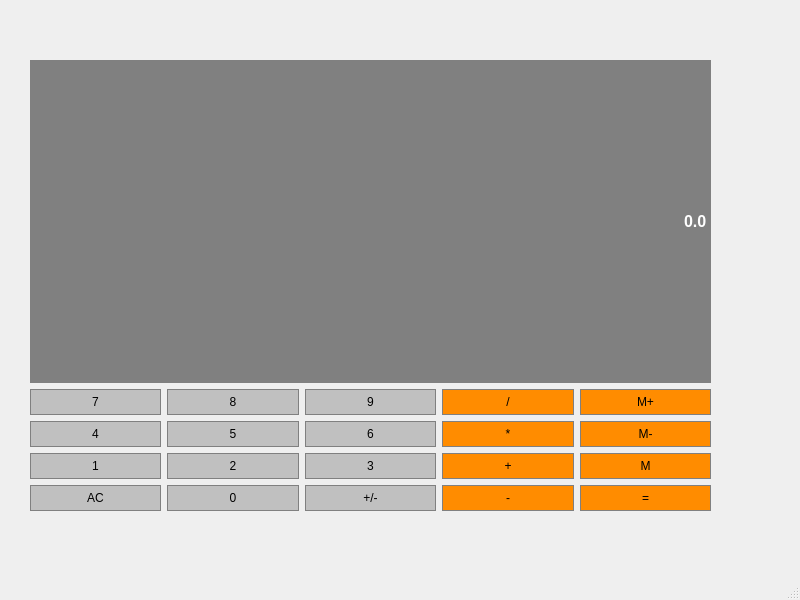
<?xml version="1.0" encoding="UTF-8"?>
<ui version="4.0">
 <class>Calculer</class>
 <widget class="QMainWindow" name="Calculer">
  <property name="geometry">
   <rect>
    <x>0</x>
    <y>0</y>
    <width>800</width>
    <height>600</height>
   </rect>
  </property>
  <property name="windowTitle">
   <string>MainWindow</string>
  </property>
  <widget class="QWidget" name="centralwidget">
   <widget class="QWidget" name="gridLayoutWidget">
    <property name="geometry">
     <rect>
      <x>30</x>
      <y>60</y>
      <width>681</width>
      <height>451</height>
     </rect>
    </property>
    <layout class="QGridLayout" name="gridLayout">
     <item row="1" column="0">
      <layout class="QGridLayout" name="gridLayout_5">
       <item row="0" column="0">
        <widget class="QPushButton" name="Button7">
         <property name="sizePolicy">
          <sizepolicy hsizetype="Preferred" vsizetype="Preferred">
           <horstretch>0</horstretch>
           <verstretch>0</verstretch>
          </sizepolicy>
         </property>
         <property name="styleSheet">
          <string notr="true">QPushButton {
     background-color: #C0C0C0; border: 1px solid gray;
	border-radius: 0px;
	padding: 5px;
}
QPushButton:pressed {
    background-color: #A9A9A9; border: 1px solid gray;
	border-radius: 0px;
	padding: 5px;
}</string>
         </property>
         <property name="text">
          <string>7</string>
         </property>
        </widget>
       </item>
       <item row="0" column="1">
        <widget class="QPushButton" name="Button8">
         <property name="sizePolicy">
          <sizepolicy hsizetype="Preferred" vsizetype="Preferred">
           <horstretch>0</horstretch>
           <verstretch>0</verstretch>
          </sizepolicy>
         </property>
         <property name="styleSheet">
          <string notr="true">QPushButton {
     background-color: #C0C0C0; border: 1px solid gray;
	border-radius: 0px;
	padding: 5px;
}
QPushButton:pressed {
    background-color: #A9A9A9; border: 1px solid gray;
	border-radius: 0px;
	padding: 5px;
}</string>
         </property>
         <property name="text">
          <string>8</string>
         </property>
        </widget>
       </item>
       <item row="0" column="2">
        <widget class="QPushButton" name="Button9">
         <property name="sizePolicy">
          <sizepolicy hsizetype="Preferred" vsizetype="Preferred">
           <horstretch>0</horstretch>
           <verstretch>0</verstretch>
          </sizepolicy>
         </property>
         <property name="styleSheet">
          <string notr="true">QPushButton {
     background-color: #C0C0C0; border: 1px solid gray;
	border-radius: 0px;
	padding: 5px;
}
QPushButton:pressed {
    background-color: #A9A9A9; border: 1px solid gray;
	border-radius: 0px;
	padding: 5px;
}</string>
         </property>
         <property name="text">
          <string>9</string>
         </property>
        </widget>
       </item>
       <item row="0" column="3">
        <widget class="QPushButton" name="Divide">
         <property name="sizePolicy">
          <sizepolicy hsizetype="Preferred" vsizetype="Preferred">
           <horstretch>0</horstretch>
           <verstretch>0</verstretch>
          </sizepolicy>
         </property>
         <property name="styleSheet">
          <string notr="true">QPushButton {
     background-color: #FF8C00; border: 1px solid gray;
	border-radius: 0px;
	padding: 5px;
}
QPushButton:pressed {
    background-color: #A9A9A9; border: 1px solid gray;
	border-radius: 0px;
	padding: 5px;
}</string>
         </property>
         <property name="text">
          <string>/</string>
         </property>
        </widget>
       </item>
       <item row="0" column="4">
        <widget class="QPushButton" name="MemAdd">
         <property name="sizePolicy">
          <sizepolicy hsizetype="Preferred" vsizetype="Preferred">
           <horstretch>0</horstretch>
           <verstretch>0</verstretch>
          </sizepolicy>
         </property>
         <property name="styleSheet">
          <string notr="true">QPushButton {
     background-color: #FF8C00; border: 1px solid gray;
	border-radius: 0px;
	padding: 5px;
}
QPushButton:pressed {
    background-color: #A9A9A9; border: 1px solid gray;
	border-radius: 0px;
	padding: 5px;
}</string>
         </property>
         <property name="text">
          <string>M+</string>
         </property>
        </widget>
       </item>
       <item row="1" column="0">
        <widget class="QPushButton" name="Button4">
         <property name="sizePolicy">
          <sizepolicy hsizetype="Preferred" vsizetype="Preferred">
           <horstretch>0</horstretch>
           <verstretch>0</verstretch>
          </sizepolicy>
         </property>
         <property name="styleSheet">
          <string notr="true">QPushButton {
     background-color: #C0C0C0; border: 1px solid gray;
	border-radius: 0px;
	padding: 5px;
}
QPushButton:pressed {
    background-color: #A9A9A9; border: 1px solid gray;
	border-radius: 0px;
	padding: 5px;
}</string>
         </property>
         <property name="text">
          <string>4</string>
         </property>
        </widget>
       </item>
       <item row="1" column="1">
        <widget class="QPushButton" name="Button5">
         <property name="sizePolicy">
          <sizepolicy hsizetype="Preferred" vsizetype="Preferred">
           <horstretch>0</horstretch>
           <verstretch>0</verstretch>
          </sizepolicy>
         </property>
         <property name="styleSheet">
          <string notr="true">QPushButton {
     background-color: #C0C0C0; border: 1px solid gray;
	border-radius: 0px;
	padding: 5px;
}
QPushButton:pressed {
    background-color: #A9A9A9; border: 1px solid gray;
	border-radius: 0px;
	padding: 5px;
}</string>
         </property>
         <property name="text">
          <string>5</string>
         </property>
        </widget>
       </item>
       <item row="1" column="2">
        <widget class="QPushButton" name="Button6">
         <property name="sizePolicy">
          <sizepolicy hsizetype="Preferred" vsizetype="Preferred">
           <horstretch>0</horstretch>
           <verstretch>0</verstretch>
          </sizepolicy>
         </property>
         <property name="styleSheet">
          <string notr="true">QPushButton {
     background-color: #C0C0C0; border: 1px solid gray;
	border-radius: 0px;
	padding: 5px;
}
QPushButton:pressed {
    background-color: #A9A9A9; border: 1px solid gray;
	border-radius: 0px;
	padding: 5px;
}</string>
         </property>
         <property name="text">
          <string>6</string>
         </property>
        </widget>
       </item>
       <item row="1" column="3">
        <widget class="QPushButton" name="Multiply">
         <property name="sizePolicy">
          <sizepolicy hsizetype="Preferred" vsizetype="Preferred">
           <horstretch>0</horstretch>
           <verstretch>0</verstretch>
          </sizepolicy>
         </property>
         <property name="styleSheet">
          <string notr="true">QPushButton {
     background-color: #FF8C00; border: 1px solid gray;
	border-radius: 0px;
	padding: 5px;
}
QPushButton:pressed {
    background-color: #A9A9A9; border: 1px solid gray;
	border-radius: 0px;
	padding: 5px;
}</string>
         </property>
         <property name="text">
          <string>*</string>
         </property>
        </widget>
       </item>
       <item row="1" column="4">
        <widget class="QPushButton" name="MemClear">
         <property name="sizePolicy">
          <sizepolicy hsizetype="Preferred" vsizetype="Preferred">
           <horstretch>0</horstretch>
           <verstretch>0</verstretch>
          </sizepolicy>
         </property>
         <property name="styleSheet">
          <string notr="true">QPushButton {
     background-color: #FF8C00; border: 1px solid gray;
	border-radius: 0px;
	padding: 5px;
}
QPushButton:pressed {
    background-color: #A9A9A9; border: 1px solid gray;
	border-radius: 0px;
	padding: 5px;
}</string>
         </property>
         <property name="text">
          <string>M-</string>
         </property>
        </widget>
       </item>
       <item row="2" column="0">
        <widget class="QPushButton" name="Button1">
         <property name="sizePolicy">
          <sizepolicy hsizetype="Preferred" vsizetype="Preferred">
           <horstretch>0</horstretch>
           <verstretch>0</verstretch>
          </sizepolicy>
         </property>
         <property name="styleSheet">
          <string notr="true">QPushButton {
     background-color: #C0C0C0; border: 1px solid gray;
	border-radius: 0px;
	padding: 5px;
}
QPushButton:pressed {
    background-color: #A9A9A9; border: 1px solid gray;
	border-radius: 0px;
	padding: 5px;
}</string>
         </property>
         <property name="text">
          <string>1</string>
         </property>
        </widget>
       </item>
       <item row="2" column="1">
        <widget class="QPushButton" name="Button2">
         <property name="sizePolicy">
          <sizepolicy hsizetype="Preferred" vsizetype="Preferred">
           <horstretch>0</horstretch>
           <verstretch>0</verstretch>
          </sizepolicy>
         </property>
         <property name="styleSheet">
          <string notr="true">QPushButton {
     background-color: #C0C0C0; border: 1px solid gray;
	border-radius: 0px;
	padding: 5px;
}
QPushButton:pressed {
    background-color: #A9A9A9; border: 1px solid gray;
	border-radius: 0px;
	padding: 5px;
}</string>
         </property>
         <property name="text">
          <string>2</string>
         </property>
        </widget>
       </item>
       <item row="2" column="2">
        <widget class="QPushButton" name="Button3">
         <property name="sizePolicy">
          <sizepolicy hsizetype="Preferred" vsizetype="Preferred">
           <horstretch>0</horstretch>
           <verstretch>0</verstretch>
          </sizepolicy>
         </property>
         <property name="styleSheet">
          <string notr="true">QPushButton {
     background-color: #C0C0C0; border: 1px solid gray;
	border-radius: 0px;
	padding: 5px;
}
QPushButton:pressed {
    background-color: #A9A9A9; border: 1px solid gray;
	border-radius: 0px;
	padding: 5px;
}</string>
         </property>
         <property name="text">
          <string>3</string>
         </property>
        </widget>
       </item>
       <item row="2" column="3">
        <widget class="QPushButton" name="Add">
         <property name="sizePolicy">
          <sizepolicy hsizetype="Preferred" vsizetype="Preferred">
           <horstretch>0</horstretch>
           <verstretch>0</verstretch>
          </sizepolicy>
         </property>
         <property name="styleSheet">
          <string notr="true">QPushButton {
     background-color: #FF8C00; border: 1px solid gray;
	border-radius: 0px;
	padding: 5px;
}
QPushButton:pressed {
    background-color: #A9A9A9; border: 1px solid gray;
	border-radius: 0px;
	padding: 5px;
}</string>
         </property>
         <property name="text">
          <string>+</string>
         </property>
        </widget>
       </item>
       <item row="2" column="4">
        <widget class="QPushButton" name="MemGet">
         <property name="sizePolicy">
          <sizepolicy hsizetype="Preferred" vsizetype="Preferred">
           <horstretch>0</horstretch>
           <verstretch>0</verstretch>
          </sizepolicy>
         </property>
         <property name="styleSheet">
          <string notr="true">QPushButton {
     background-color: #FF8C00; border: 1px solid gray;
	border-radius: 0px;
	padding: 5px;
}
QPushButton:pressed {
    background-color: #A9A9A9; border: 1px solid gray;
	border-radius: 0px;
	padding: 5px;
}</string>
         </property>
         <property name="text">
          <string>M</string>
         </property>
        </widget>
       </item>
       <item row="3" column="0">
        <widget class="QPushButton" name="Clear">
         <property name="sizePolicy">
          <sizepolicy hsizetype="Preferred" vsizetype="Preferred">
           <horstretch>0</horstretch>
           <verstretch>0</verstretch>
          </sizepolicy>
         </property>
         <property name="styleSheet">
          <string notr="true">QPushButton {
     background-color: #C0C0C0; border: 1px solid gray;
	border-radius: 0px;
	padding: 5px;
}
QPushButton:pressed {
    background-color: #A9A9A9; border: 1px solid gray;
	border-radius: 0px;
	padding: 5px;
}</string>
         </property>
         <property name="text">
          <string>AC</string>
         </property>
        </widget>
       </item>
       <item row="3" column="1">
        <widget class="QPushButton" name="Button0">
         <property name="sizePolicy">
          <sizepolicy hsizetype="Preferred" vsizetype="Preferred">
           <horstretch>0</horstretch>
           <verstretch>0</verstretch>
          </sizepolicy>
         </property>
         <property name="styleSheet">
          <string notr="true">QPushButton {
     background-color: #C0C0C0; border: 1px solid gray;
	border-radius: 0px;
	padding: 5px;
}
QPushButton:pressed {
    background-color: #A9A9A9; border: 1px solid gray;
	border-radius: 0px;
	padding: 5px;
}</string>
         </property>
         <property name="text">
          <string>0</string>
         </property>
        </widget>
       </item>
       <item row="3" column="2">
        <widget class="QPushButton" name="ChangeSign">
         <property name="sizePolicy">
          <sizepolicy hsizetype="Preferred" vsizetype="Preferred">
           <horstretch>0</horstretch>
           <verstretch>0</verstretch>
          </sizepolicy>
         </property>
         <property name="styleSheet">
          <string notr="true">QPushButton {
     background-color: #C0C0C0; border: 1px solid gray;
	border-radius: 0px;
	padding: 5px;
}
QPushButton:pressed {
    background-color: #A9A9A9; border: 1px solid gray;
	border-radius: 0px;
	padding: 5px;
}</string>
         </property>
         <property name="text">
          <string>+/-</string>
         </property>
        </widget>
       </item>
       <item row="3" column="3">
        <widget class="QPushButton" name="Subtract">
         <property name="sizePolicy">
          <sizepolicy hsizetype="Preferred" vsizetype="Preferred">
           <horstretch>0</horstretch>
           <verstretch>0</verstretch>
          </sizepolicy>
         </property>
         <property name="styleSheet">
          <string notr="true">QPushButton {
     background-color: #FF8C00; border: 1px solid gray;
	border-radius: 0px;
	padding: 5px;
}
QPushButton:pressed {
    background-color: #A9A9A9; border: 1px solid gray;
	border-radius: 0px;
	padding: 5px;
}</string>
         </property>
         <property name="text">
          <string>-</string>
         </property>
        </widget>
       </item>
       <item row="3" column="4">
        <widget class="QPushButton" name="Equals">
         <property name="sizePolicy">
          <sizepolicy hsizetype="Preferred" vsizetype="Preferred">
           <horstretch>0</horstretch>
           <verstretch>0</verstretch>
          </sizepolicy>
         </property>
         <property name="styleSheet">
          <string notr="true">QPushButton {
     background-color: #FF8C00; border: 1px solid gray;
	border-radius: 0px;
	padding: 5px;
}
QPushButton:pressed {
    background-color: #A9A9A9; border: 1px solid gray;
	border-radius: 0px;
	padding: 5px;
}</string>
         </property>
         <property name="text">
          <string>=</string>
         </property>
        </widget>
       </item>
      </layout>
     </item>
     <item row="0" column="0">
      <widget class="QLineEdit" name="Display">
       <property name="sizePolicy">
        <sizepolicy hsizetype="Preferred" vsizetype="Expanding">
         <horstretch>0</horstretch>
         <verstretch>0</verstretch>
        </sizepolicy>
       </property>
       <property name="font">
        <font>
         <family>Arial</family>
         <pointsize>12</pointsize>
         <weight>75</weight>
         <bold>true</bold>
        </font>
       </property>
       <property name="contextMenuPolicy">
        <enum>Qt::PreventContextMenu</enum>
       </property>
       <property name="layoutDirection">
        <enum>Qt::LeftToRight</enum>
       </property>
       <property name="styleSheet">
        <string notr="true">QLineEdit {
     background-color: gray; border: 1px solid gray;
	color: #ffffff;}</string>
       </property>
       <property name="text">
        <string>0.0</string>
       </property>
       <property name="alignment">
        <set>Qt::AlignRight|Qt::AlignTrailing|Qt::AlignVCenter</set>
       </property>
      </widget>
     </item>
    </layout>
   </widget>
  </widget>
  <widget class="QMenuBar" name="menubar">
   <property name="geometry">
    <rect>
     <x>0</x>
     <y>0</y>
     <width>800</width>
     <height>25</height>
    </rect>
   </property>
  </widget>
  <widget class="QStatusBar" name="statusbar"/>
 </widget>
 <resources/>
 <connections/>
</ui>
